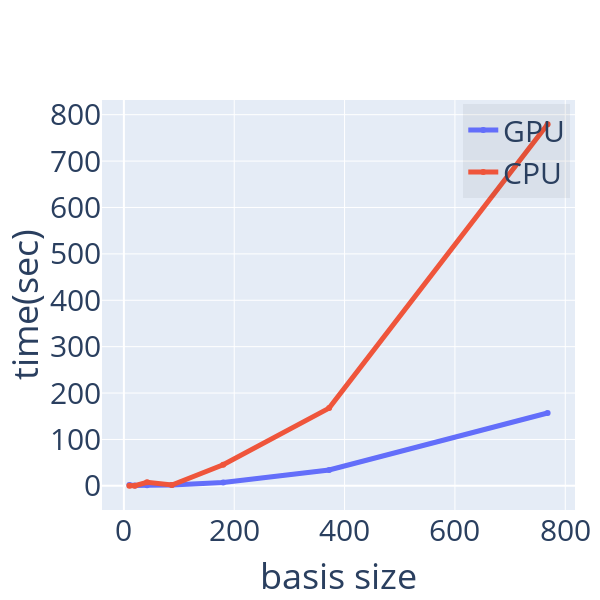

The notebook cell this image was saved under:
### Code cell
plotCompare(bases,{'GPU':gpu,'CPU':cpu},None,'basis size','time(sec)',size=(600,600))

### Figure 1 — Plotly figure (JSON) as saved in the notebook; plotly's stock layout.template omitted (floating-point values rounded to 4 significant figures)
{"data": [{"line": {"width": 5}, "name": "GPU", "type": "scatter", "x": [10, 20, 42, 87, 180, 372, 768, 1584], "y": [1.906, 0.7242, 1.212, 2.039, 7.136, 34.11, 157.1]}, {"line": {"width": 5}, "name": "CPU", "type": "scatter", "x": [10, 20, 42, 87, 180, 372, 768, 1584], "y": [0.241, 0.331, 7.723, 1.828, 45.47, 167.6, 779.4]}], "layout": {"font": {"size": 30}, "height": 600, "legend": {"bgcolor": "rgba(0,0,0,.05)", "x": 0.99, "xanchor": "right", "y": 0.99, "yanchor": "top"}, "margin": {"r": 10, "t": 100}, "showlegend": true, "width": 600, "xaxis": {"title": {"text": "basis size"}}, "yaxis": {"title": {"text": "time(sec)"}}}}
